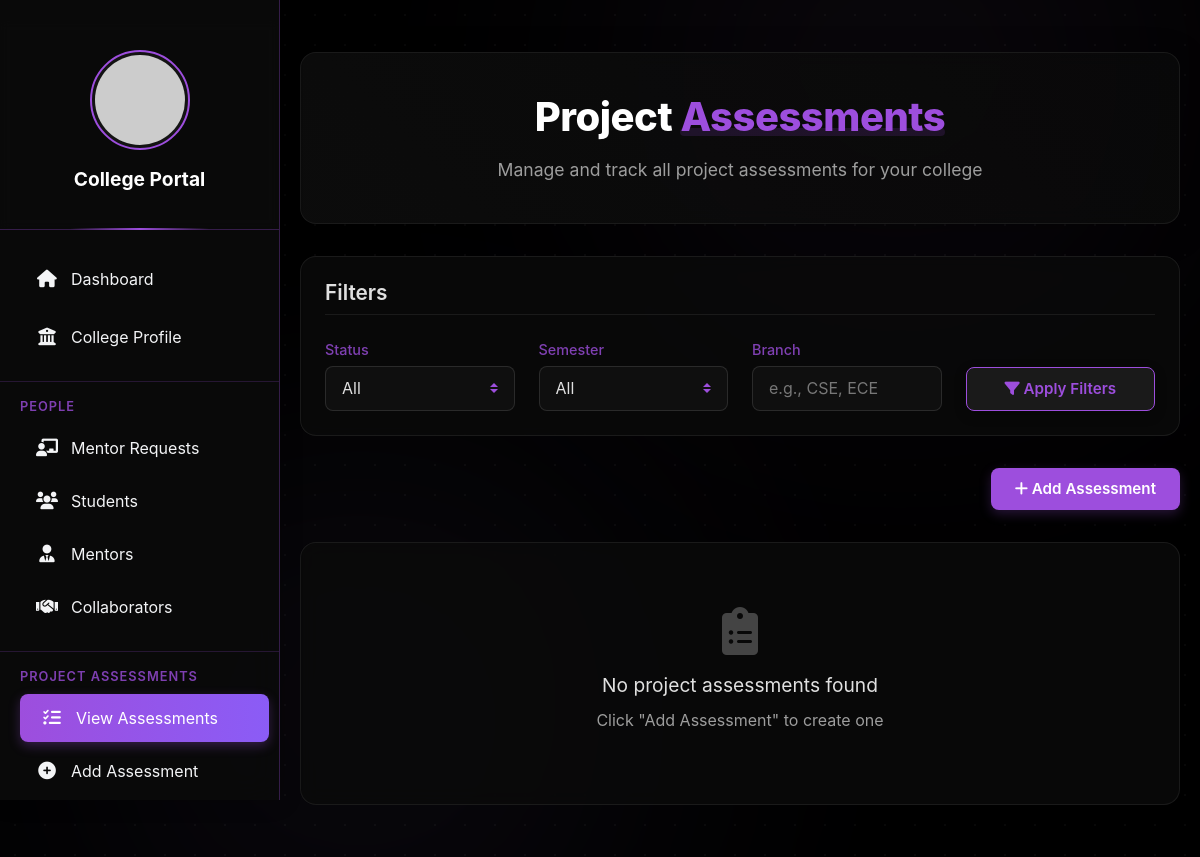
Page /college/project-assessments/ (signed in) on the earlier database version.
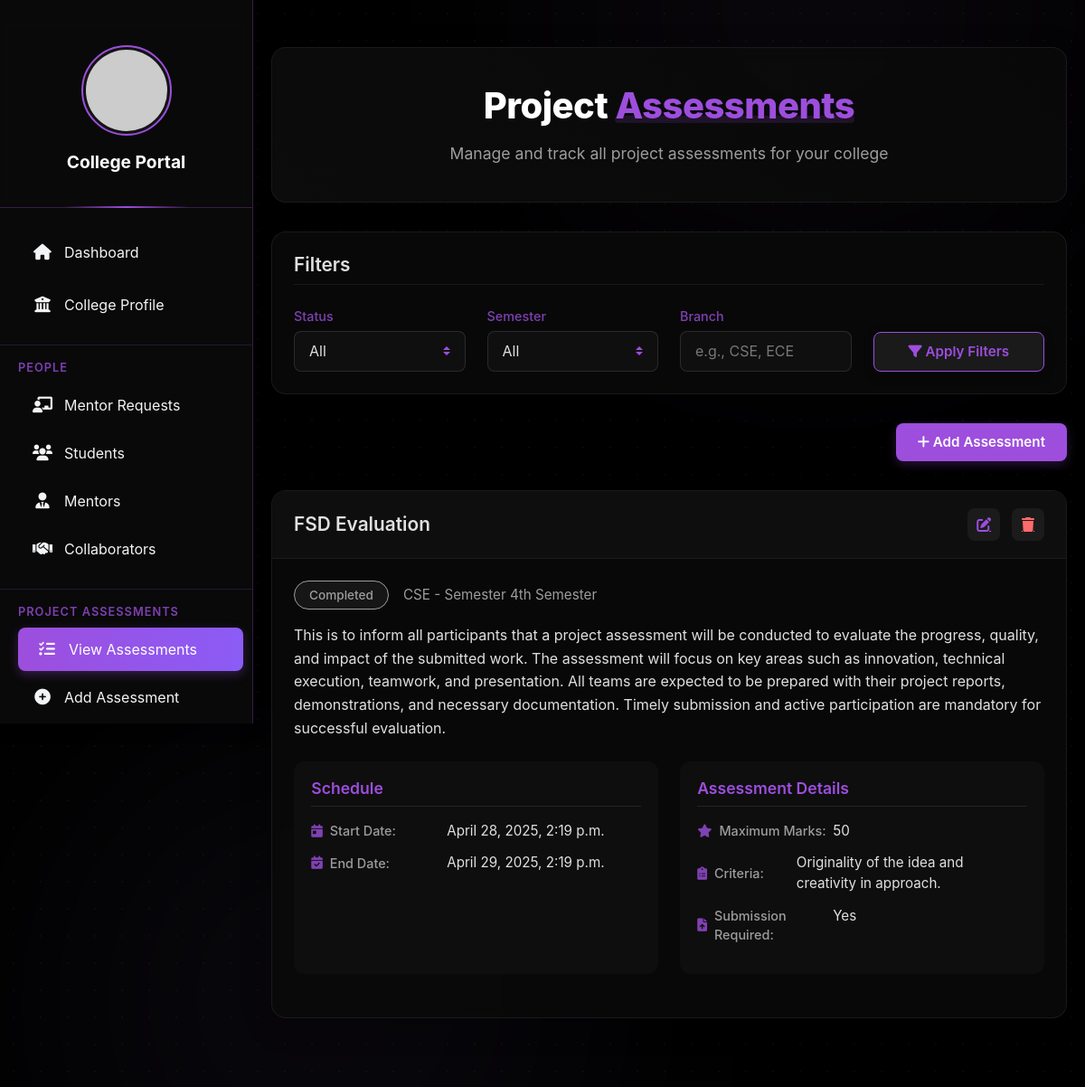
Same page on the later database version.
### college/models.py (models this page shows, shortened)
class ProjectAssessment(models.Model):
    STATUS_CHOICES = [
        ('upcoming', 'Upcoming'),
        ('ongoing', 'Ongoing'),
        ('completed', 'Completed'),
        ('cancelled', 'Cancelled')
    ]
    SEMESTER_CHOICES = [
        (1, '1st Semester'),
        (2, '2nd Semester'),
        (3, '3rd Semester'),
        (4, '4th Semester'),
        (5, '5th Semester'),
        (6, '6th Semester'),
        (7, '7th Semester'),
        (8, '8th Semester'),
    ]
    college = models.ForeignKey(CollegeProfile, on_delete=models.CASCADE, related_name='project_assessments')
    title = models.CharField(max_length=200)
    description = models.TextField()
    target_semester = models.IntegerField(choices=SEMESTER_CHOICES)
    target_branch = models.CharField(max_length=50)
    start_date = models.DateTimeField()
    end_date = models.DateTimeField()
    status = models.CharField(max_length=20, choices=STATUS_CHOICES, default='upcoming')
    max_marks = models.IntegerField(null=True, blank=True)
    assessment_criteria = models.TextField(null=True, blank=True)
    resources = models.FileField(upload_to='project_assessment_resources/', null=True, blank=True)
    submission_required = models.BooleanField(default=True)
    created_at = models.DateTimeField(auto_now_add=True)
    updated_at = models.DateTimeField(auto_now=True)
    class Meta:
        ordering = ['-created_at']

### college/views.py (the view)
# urls.py: path('project-assessments/', views.project_assessment_list, name='project_assessment_list'),
@login_required
def project_assessment_list(request):
    college = request.user.collegeprofile
    assessments = ProjectAssessment.objects.filter(college=college).order_by('-created_at')
    current_date = date.today()
    for assessment in assessments:
        end_date = assessment.end_date.date() if assessment.end_date else None
        start_date = assessment.start_date.date() if assessment.start_date else None
        if end_date and end_date < current_date:
            assessment.status = 'completed'
        elif start_date and end_date and start_date <= current_date <= end_date:
            assessment.status = 'ongoing'
        else:
            assessment.status = 'upcoming'
        assessment.save()
    status_filter = request.GET.get('status')
    if status_filter and status_filter != 'all':
        assessments = assessments.filter(status=status_filter)
    context = {
        'assessments': assessments,
        'current_status': status_filter or 'all'
    }
    return render(request, 'college/project_assessment_list.html', context)

### college/templates/college/project_assessment_list.html (shortened to what the changed rows need)
{% extends 'college/base.html' %}
{% load static %}
{% block content %}
<div class="dashboard-container">
    <div class="welcome-section">
        <h1>Project <span>Assessments</span></h1>
    </div>
    <div class="info-card filter-card">
        <h2>Filters</h2>
    </div>
    {% for assessment in assessments %}
    <div class="assessment-card">
        <div class="assessment-header">
            <h3>{{ assessment.title }}</h3>
            <div class="assessment-actions">
                <a href="{% url 'edit_project_assessment' assessment.id %}" class="btn-action edit">
                    <i class="fas fa-edit"></i>
                </a>
                <a href="{% url 'delete_project_assessment' assessment.id %}" class="btn-action delete"
                   onclick="return confirm('Are you sure you want to delete this assessment?')">
                    <i class="fas fa-trash"></i>
                </a>
            </div>
        </div>
        <div class="assessment-body">
            <div class="assessment-meta">
                <span class="status-badge {% if assessment.status == 'upcoming' %}badge-upcoming
                                 {% elif assessment.status == 'ongoing' %}badge-ongoing
                                 {% elif assessment.status == 'completed' %}badge-completed
                                 {% else %}badge-cancelled{% endif %}">
                    {{ assessment.get_status_display }}
                </span>
                <span class="branch-info">{{ assessment.target_branch }} - Semester {{ assessment.get_target_semester_display }}</span>
            </div>
            <p class="assessment-description">{{ assessment.description }}</p>
            <div class="assessment-details">
                <div class="detail-section">
                    <h4>Schedule</h4>
                    <div class="detail-item">
                        <div class="detail-label"><i class="fas fa-calendar-day"></i> Start Date:</div>
                        <div class="detail-value">{{ assessment.start_date|date:"F j, Y, g:i a" }}</div>
                    </div>
                    <div class="detail-item">
                        <div class="detail-label"><i class="fas fa-calendar-check"></i> End Date:</div>
                        <div class="detail-value">{{ assessment.end_date|date:"F j, Y, g:i a" }}</div>
                    </div>
                </div>
                <div class="detail-section">
                    <h4>Assessment Details</h4>
                    {% if assessment.max_marks %}
                    <div class="detail-item">
                        <div class="detail-label"><i class="fas fa-star"></i> Maximum Marks:</div>
                        <div class="detail-value">{{ assessment.max_marks }}</div>
                    </div>
                    {% endif %}
                    {% if assessment.assessment_criteria %}
                    <div class="detail-item">
                        <div class="detail-label"><i class="fas fa-clipboard-list"></i> Criteria:</div>
                        <div class="detail-value">{{ assessment.assessment_criteria }}</div>
                    </div>
                    {% endif %}
                    <div class="detail-item">
                        <div class="detail-label"><i class="fas fa-file-upload"></i> Submission Required:</div>
                        <div class="detail-value">{% if assessment.submission_required %}Yes{% else %}No{% endif %}</div>
                    </div>
                </div>
            </div>
        </div>
    </div>
    {% empty %}
    <div class="empty-state">
        <i class="fas fa-clipboard-list"></i>
        <p>No project assessments found</p>
        <p class="empty-subtitle">Click "Add Assessment" to create one</p>
    </div>
    {% endfor %}
</div>
{% endblock %}

Differences in the rows shown:
added ProjectAssessment: title "FSD Evaluation", status "Completed", target_branch "CSE", target_semester "4th Semester", description "This is to inform all participants that a project assessment will be conducted to evaluate the progress, quality, and impact of the submitted work. The assessment will focus on key areas such as innovation, technical execution, teamwork, and presentation. All teams are expected to be prepared with their project reports, demonstrations, and necessary documentation. Timely submission and active participation are mandatory for successful evaluation.", start_date "April 28, 2025, 2:19 p.m.", end_date "April 29, 2025, 2:19 p.m.", max_marks "50", assessment_criteria "Originality of the idea and creativity in approach.", submission_required "Yes"
Other differences:
text no longer shown: "No project assessments found Click \"Add Assessment\" to create one"
